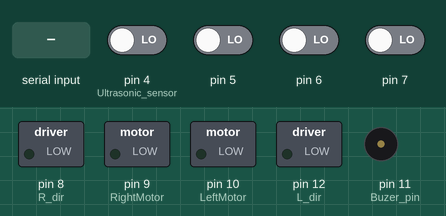
A sketch run on a simulated Arduino Uno, built with avr-gcc and run on an emulated ATmega328P. Shown: switched loads named in the sketch (green lamp = pin HIGH), buzzer (waves = sounding, pin HIGH). The test bench sets the inputs (shaded band); at power-on: pin 4 (Ultrasonic_sensor), pin 5–7 LOW. What the sketch prints to the serial monitor is not drawn.

Above: at 1.2 s.
1.3 s: "value0\n" received over Serial
At 4.1 s:
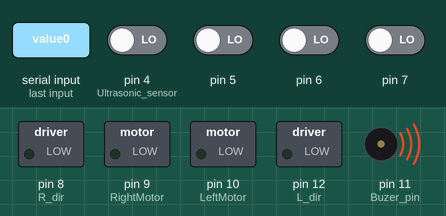
Timing chart, 0 to 7.7 s (numbered marks = the images above; inputs shaded):
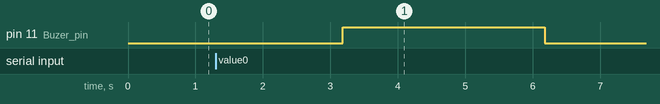

Measured:
- after the input at 1.3 s, pin 11 (Buzer_pin): LOW → HIGH after 1.9 s, → LOW 3.0 s later

The sketch:

send_data.ino
```cpp
#include <Wire.h>
#include <Servo.h>

int RightMotor = 9; //5    // pin maping according to schematics
int LeftMotor = 10;  //7
int R_dir = 8;
int L_dir = 12;
const int pwm1 = 3;
String c ;


int ch5,ch6,ch7;
float ch4;
float min = 828 ;
float max = 37630;
float sonar_const = ( 254.0 * 2.54 ) / ( max - min ) ;
int Buzer_pin = 11;

void setup() {
  Serial.begin(9600);
  pinMode(7,INPUT);
  pinMode(3,INPUT);
  pinMode(4,INPUT); //Ultrasonic sensor
  pinMode(5,INPUT);
  pinMode(6,INPUT);
  pinMode(2,INPUT);
  TCCR1B = TCCR1B & 0B11111000 | 0B00000100;
  pinMode(RightMotor,OUTPUT);
  pinMode(LeftMotor,OUTPUT);
  pinMode(R_dir,OUTPUT);
  pinMode(L_dir,OUTPUT);
  pinMode(Buzer_pin,OUTPUT);
}

String getValue(String data, char separator, int index)
{
    int found = 0;
    int strIndex[] = { 0, -1 };
    int maxIndex = data.length() - 1;

    for (int i = 0; i <= maxIndex && found <= index; i++) {
        if (data.charAt(i) == separator || i == maxIndex) {
            found++;
            strIndex[0] = strIndex[1] + 1;
            strIndex[1] = (i == maxIndex) ? i+1 : i;
        }
    }
    return found > index ? data.substring(strIndex[0], strIndex[1]) : "";
}
void Forward(unsigned int Pwm)
{
   digitalWrite(R_dir,LOW);
   digitalWrite(L_dir,LOW);
   analogWrite(RightMotor,Pwm);
   analogWrite(LeftMotor,Pwm-4);
}
void Backward(unsigned int Pwm)
{
   digitalWrite(R_dir,HIGH);
   digitalWrite(L_dir,HIGH);
   analogWrite(RightMotor,Pwm);
   analogWrite(LeftMotor,Pwm);
}
void Left(unsigned int Pwm)
{
   //digitalWrite(R_dir,LOW);
   //digitalWrite(L_dir,HIGH);
   //analogWrite(RightMotor,Pwm);
   //analogWrite(LeftMotor,Pwm);

   digitalWrite(R_dir,HIGH); //changed
   digitalWrite(L_dir,LOW);
   analogWrite(RightMotor,Pwm);  //changed
   analogWrite(LeftMotor,Pwm);
}
void Right(unsigned int Pwm)
{
   //digitalWrite(R_dir,HIGH);
   //digitalWrite(L_dir,LOW);
   //analogWrite(RightMotor,Pwm);
   //analogWrite(LeftMotor,Pwm);
//    Serial.println("in right function");
   digitalWrite(R_dir,LOW);
   digitalWrite(L_dir,HIGH); // changed
   analogWrite(RightMotor,Pwm);
   analogWrite(LeftMotor,Pwm); // changed
}
void Stop()
{
   digitalWrite(RightMotor,LOW);
   digitalWrite(LeftMotor,LOW);
   analogWrite(RightMotor,0);
   analogWrite(LeftMotor,0);
}

void Move_Turn(unsigned int left_pwm,unsigned int right_pwm)
{
   digitalWrite(R_dir,LOW);
   digitalWrite(L_dir,LOW);
   analogWrite(RightMotor,right_pwm);
   analogWrite(LeftMotor,left_pwm);
}
int flag = 0;
void loop() {
  ch7 = pulseIn(6,HIGH,30000);  //Done
  ch6 = pulseIn(7,HIGH,30000); //Done
  ch5 = pulseIn(5,HIGH,30000); //Done //Green

  ch4 = pulseIn(4,HIGH);
//  Serial.println(ch5);
  if(ch5>1600){

     manual();
   }
    else{
      autonomous();
    }


}


void manual(){
    if(ch7>1600){
      Forward(30);
    }
    else if(ch7<1400){
     Backward(50);
    }
    else if(ch6>1600){
    // Left(50);
      Right(50);
    }
    else if(ch6<1400){

     //Right(50);
     Left(50);
    }
    else{
     Stop();
    }
}


void autonomous(){
  int measurement = (float(ch4) - min) *sonar_const+17.0;
  if (measurement == 17 ) measurement=0;
  if (Serial.available()) {
        String myString = Serial.readString();


        String xval = getValue(myString, ',', 0);
        String yval = getValue(myString, ',', 1);
        //float time_delay = xval.toFloat()*1000;
//        Serial.print("value0");

        if ( yval[0] == 'r' || yval[0]  == 'l' )
        {
            if (yval[0]  == 'r' )
              yval = "R";
            else
              yval  = "L";

        }

        else
        {
        if(measurement < 80 && measurement >1 && flag == 0){
         Stop();
         digitalWrite(Buzer_pin,HIGH);
         delay(3000);
         digitalWrite(Buzer_pin,LOW);
         flag = 1;
         yval="X" + String(measurement);
          }
        else if(measurement < 80 && measurement >1 && flag ==1 ){
          flag = 0;
          yval="U" + String(measurement);
          Stop();
         }

        }

        if(yval[0]  == 'F'){
        Forward(xval.toInt());
        flag = 0;
        //delay(1000);
        //Stop();
        }
        else if(yval[0] == 'L') {
        Left(xval.toInt());
        }
        else if(yval[0] == 'R') {
//        Serial.println("in R function");
//        Serial.println(xval);
        Right(xval.toInt());
        }
        else if(yval[0] == 'S') {
        Stop();
        }
//        else if (yval == "l"){
//        Move_Turn(xval.toInt(),(xval.toInt()/2));
//        delay(time_delay);
//
//        }
//        else if (yval == "r"){
//        Move_Turn((xval.toInt()/2),xval.toInt());
//        delay(time_delay);
//        }
//

        Serial.println(yval);
    }
//    Serial.print("Measurement");
//    Serial.print(measurement);
    else if(measurement < 80 && measurement >1 ){
         Stop();


}
}
```
